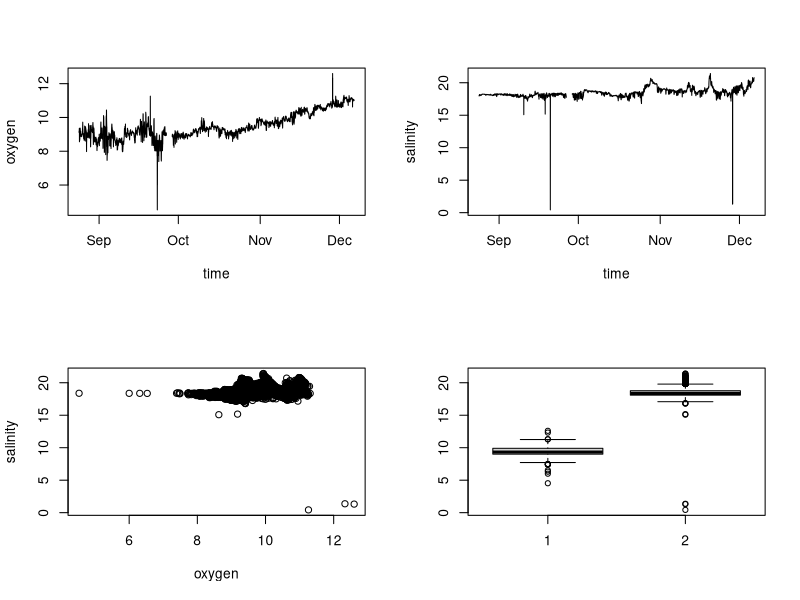
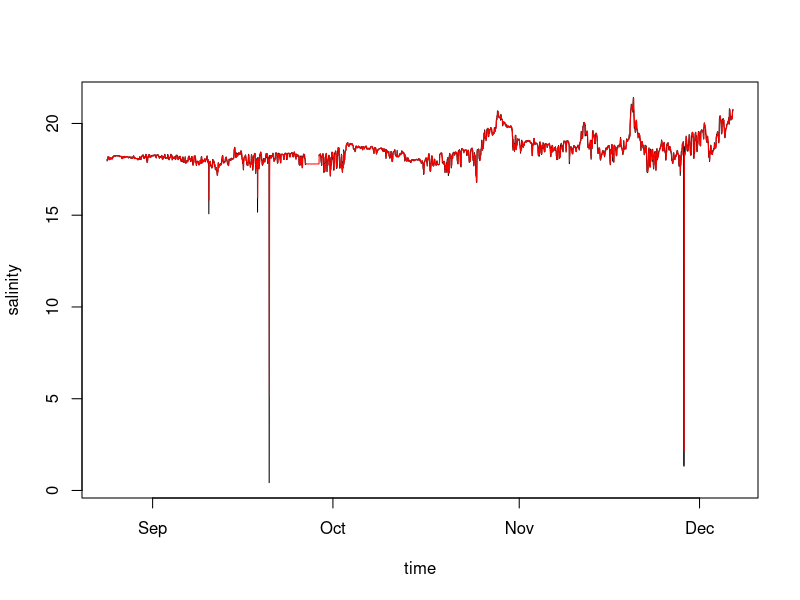
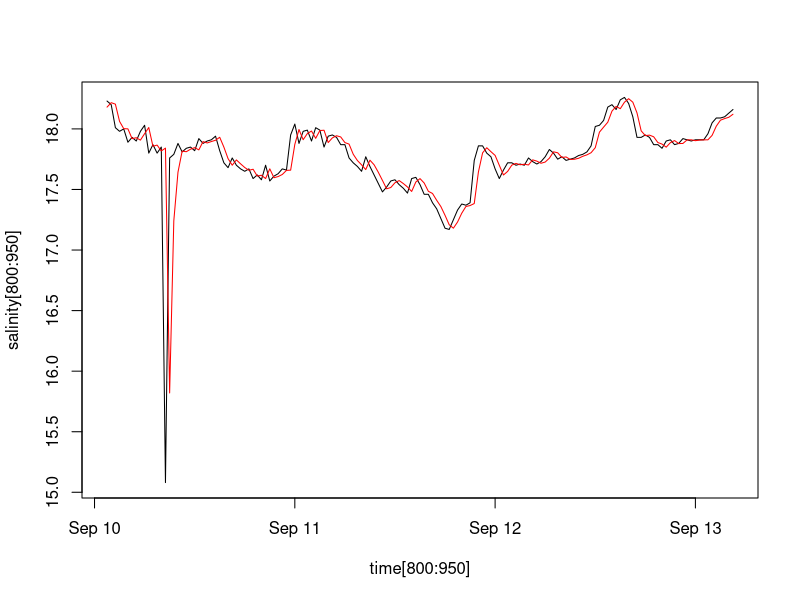
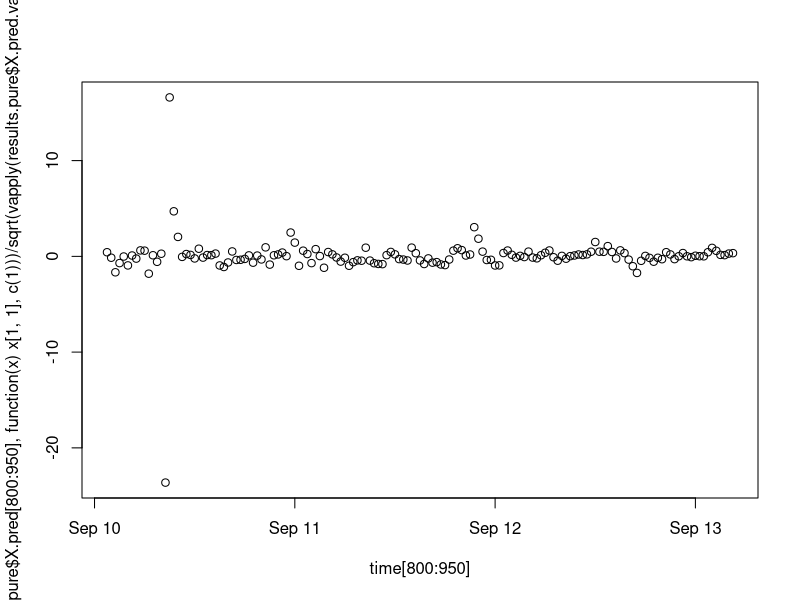
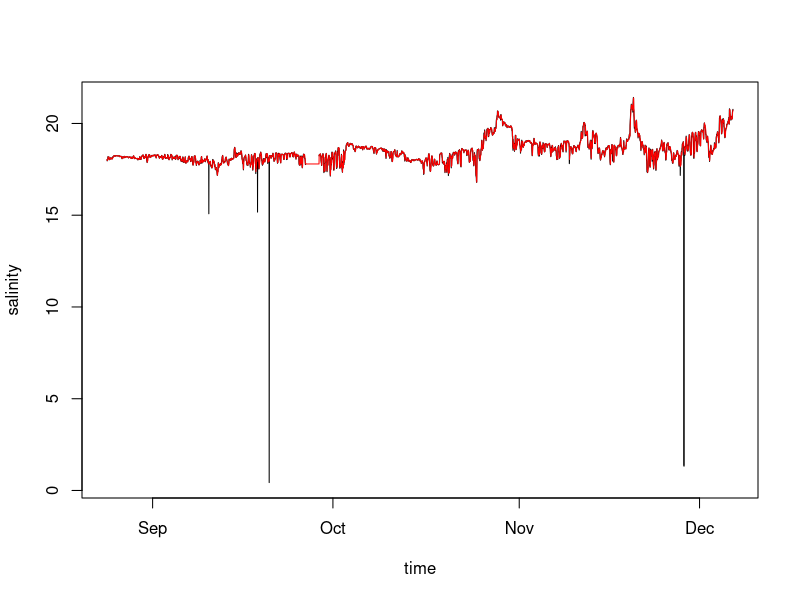
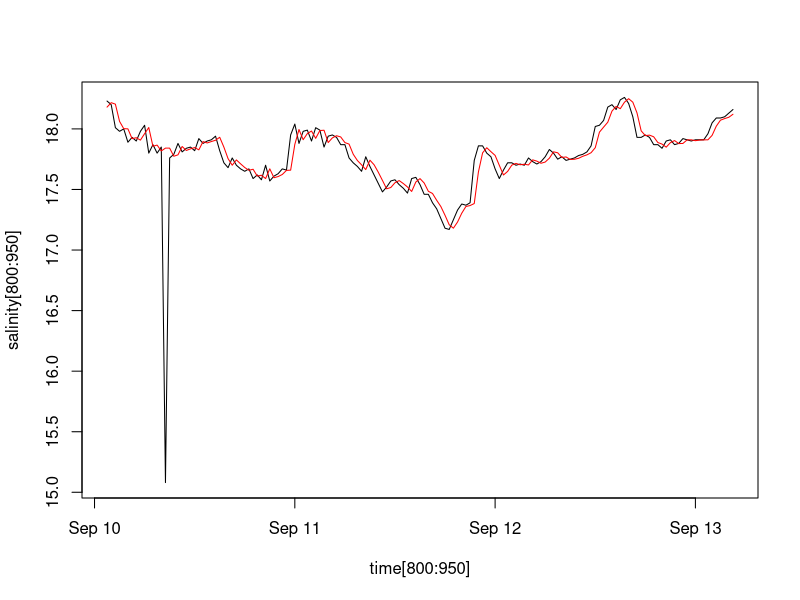
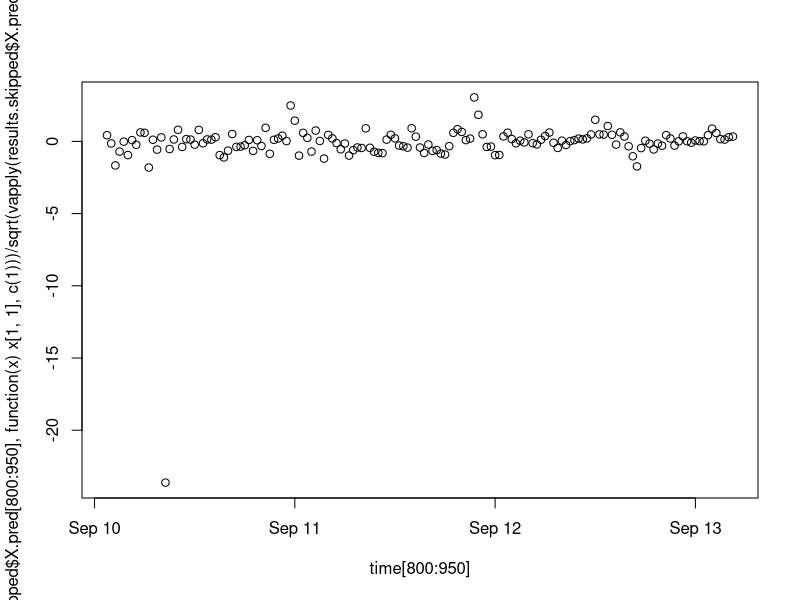
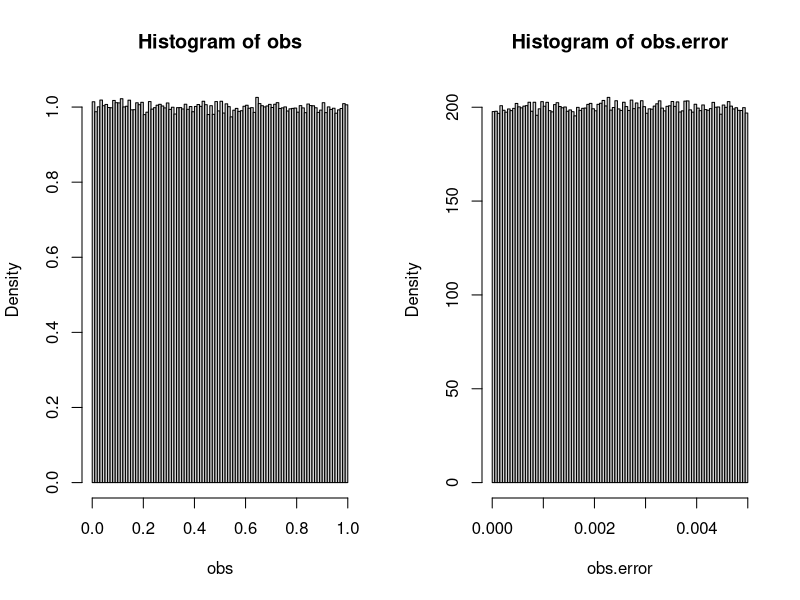

These figures' R source, in order:
## ---- chunk 1
# Disable inclusion of code chunks in the output
knitr::opts_chunk$set(echo = FALSE)
library("stats")
library("dplyr")

set.seed(1337)


# Function to reset the default parameters
par_defaults <- par(no.readonly = TRUE)
par_reset <- function() {
  par(par_defaults)
}
## ---- chunk 2
# Load the data
data <- read.csv("A4_Kulhuse.csv", header = TRUE, sep = ",")
oxygen <- data$ODO
salinity <- data$Sal
time <- as.POSIXct(dplyr::pull(data, DateTime))
time_rel <- as.numeric(as.POSIXct(dplyr::pull(data, DateTime)))
time_rel <- (time_rel - time_rel[1])
time_delta <- mean(diff(time_rel), na.rm = T)
time_rel <- time_rel / time_delta

# Length
n <- length(time_rel)
## ---- chunk 3
par(mfrow = c(2, 2))
plot(time, oxygen, type='l')
plot(time, salinity, type='l')
plot(oxygen, salinity)
boxplot(oxygen, salinity)
## ---- chunk 4
kalman <- function(A, C, X.var, Y.var, X0.pred, X0.pred.var, Y, n.ahead=1, B=NULL, u=NULL, outlier_sd=NULL, verbose=NULL) {
  # NOTE: Implementation is according to theorem 10.2
  #  Assuming stationary dynamics.

  # Initialize state and variance variables
  n <- length(Y) + n.ahead

  X.dim <- dim(X0.pred)[1]
  Y.dim <- dim(C)[1]

  X.recon     <- lapply(1:n, function(x) rep(NA, X.dim))
  X.recon.var <- lapply(1:n, function(x) matrix(NA, nrow = X.dim, ncol = X.dim))
  
  X.pred      <- lapply(1:n, function(x) rep(NA, X.dim))
  X.pred.var  <- lapply(1:n, function(x) matrix(NA, nrow = X.dim, ncol=X.dim))

  Y.pred.var  <- lapply(1:n, function(x) matrix(NA, nrow = Y.dim, ncol = Y.dim))


  # Initialize optional arguments
  if (is.null(u)) {
    u <- matrix(0, nrow = 1, ncol = n)
  }
  if (is.null(B)) {
    B <- matrix(0, nrow = X.dim, ncol = dim(u)[1])
  }


  # Helper functions
  recon.calc <- function(i) {
    # If missing observation, set reconstruction to prediction
    if (i > length(Y) || any(is.na(Y[[i]]))) {
      X.recon[[i]] <<- X.pred[[i]]
      X.recon.var[[i]] <<- X.pred.var[[i]]

      if ("missing" %in% verbose) {
        cat("Missing:", i, "\n")
      }

      return()
    }


    # Mahalanobis distance for outlier detection
    Y.error <- abs(Y[[i]] - C %*% X.pred[[i]])
    Y.error.sd <- sqrt((t(Y.error) %*% solve(Y.pred.var[[i]]) %*% Y.error) / Y.dim)

    # If outlier and outlier_sd is set, set reconstruction to prediction
    if (!is.null(outlier_sd) && (Y.error.sd > outlier_sd)) {
      X.recon[[i]] <<- X.pred[[i]]
      X.recon.var[[i]] <<- X.pred.var[[i]]

      if ("outlier" %in% verbose) {
        cat("Outlier:", i, "Sd:", Y.error.sd, "\n")
      }
    }
    # Else, reconstruct
    else {
      K <- X.pred.var[[i]] %*% t(C) %*% solve(Y.pred.var[[i]])

      X.recon[[i]] <<- X.pred[[i]] + K %*% (Y[[i]] - C %*% X.pred[[i]])
      X.recon.var[[i]] <<- X.pred.var[[i]] - K %*% C %*% X.pred.var[[i]]
    }

  }

  pred.calc <- function(i) {
    X.pred[[i]] <<- A %*% X.recon[[i-1]] + B %*% u[[i-1]]
    X.pred.var[[i]] <<- A %*% X.recon.var[[i-1]] %*% t(A) + X.var
    Y.pred.var[[i]] <<- C %*% X.pred.var[[i]] %*% t(C) + Y.var
  }


  # NOTE: Initial predictions set according to theorem 10.2.
  #  Not setting reconstruction directly as in lecture notes,
  #  as it would not incorporate dynamics and the first observation.
  X.pred[[1]] <- X0.pred
  X.pred.var[[1]] <- X0.pred.var

  Y.pred.var[[1]] <- C %*% X.pred.var[[1]] %*% t(C) + Y.var

  # Initial reconstruction
  recon.calc(1)


  # Kalman filter iterative implementation of recursion
  for (i in 2:n) {
    pred.calc(i)
    recon.calc(i)
  }


  # Return reconstructed and predicted values
  return(list(
    X.recon     = X.recon,
    X.recon.var = X.recon.var,
    X.pred      = X.pred,
    X.pred.var  = X.pred.var,
    Y.pred.var  = Y.pred.var
  ))
}


results.pure <- kalman(
  A=matrix(1, nrow = 1, ncol = 1),
  C=matrix(1, nrow = 1, ncol = 1),
  X.var=matrix(0.01, nrow = 1, ncol = 1),
  Y.var=matrix(0.005, nrow = 1, ncol = 1),
  X0.pred=matrix(salinity[1], nrow = 1, ncol = 1),
  X0.pred.var=matrix(var(salinity, na.rm = T), nrow = 1, ncol = 1),
  Y=lapply(salinity, function(x) x),
  verbose=c("missing")
)

## ---- chunk 5
par_reset()
plot(time, salinity, type = "l")
lines(time, results.pure$X.pred[-(n+1)], col = "red")
## ---- chunk 6
par_reset()
plot(time[800:950], salinity[800:950], type = "l")
lines(time[800:950], results.pure$X.pred[800:950], col = "red")
## ---- chunk 7
par_reset()
plot(time[800:950], (salinity[800:950] - vapply(results.pure$X.pred[800:950], function(x) x[1, 1], c(1))) / sqrt(vapply(results.pure$X.pred.var[800:950], function(x) x[1, 1], c(1))), type = "p")
## ---- chunk 8
print(results.pure$X.pred[[5000]])
print(results.pure$X.recon[[5000]])
print(results.pure$X.recon.var[[5000]])
print(results.pure$X.pred[[5000]])
print(results.pure$X.pred.var[[5000]])
print(results.pure$Y.pred.var[[5000]])
## ---- chunk 9
results.skipped <- kalman(
  A=matrix(1, nrow = 1, ncol = 1),
  C=matrix(1, nrow = 1, ncol = 1),
  X.var=matrix(0.01, nrow = 1, ncol = 1),
  Y.var=matrix(0.005, nrow = 1, ncol = 1),
  X0.pred=matrix(salinity[1], nrow = 1, ncol = 1),
  X0.pred.var=matrix(var(salinity, na.rm = T), nrow = 1, ncol = 1),
  Y=lapply(salinity, function(x) x),
  outlier_sd=6,
  verbose=c("outlier")
)
## ---- chunk 10
par_reset()
plot(time, salinity, type = "l")
lines(time, results.skipped$X.pred[-(n+1)], col = "red")
## ---- chunk 11
par_reset()
plot(time[800:950], salinity[800:950], type = "l")
lines(time[800:950], results.skipped$X.pred[800:950], col = "red")
## ---- chunk 12
par_reset()
plot(time[800:950], (salinity[800:950] - vapply(results.skipped$X.pred[800:950], function(x) x[1, 1], c(1))) / sqrt(vapply(results.skipped$X.pred.var[800:950], function(x) x[1, 1], c(1))), type = "p")
## ---- chunk 13
print(results.skipped$X.pred[[5000]])
print(results.skipped$X.recon[[5000]])
print(results.skipped$X.recon.var[[5000]])
print(results.skipped$X.pred[[5000]])
print(results.skipped$X.pred.var[[5000]])
print(results.skipped$Y.pred.var[[5000]])
## ---- chunk 14
obs <- runif(1000000)
obs.round <- round(obs, 2)
obs.error <- abs(obs - obs.round)

par(mfrow = c(1, 2))
hist(obs, breaks = 100, freq=F)
hist(obs.error, breaks = 100, freq=F)
## ---- chunk 15
log.likelihood <- function(vars) {
  # WARN: Assuming no observations are missing
  A <- matrix(1, nrow = 1, ncol = 1)
  C <- matrix(1, nrow = 1, ncol = 1)
  Y.var <- matrix(vars[2], nrow = 1, ncol = 1)

  results <- kalman(
    A = A,
    C = C,
    X.var = matrix(vars[1], nrow = 1, ncol = 1),
    Y.var = Y.var,
    X0.pred = matrix(salinity[1], nrow = 1, ncol = 1),
    X0.pred.var = matrix(var(salinity, na.rm = T), nrow = 1, ncol = 1),
    Y = lapply(salinity[1:800], function(x) x)
  )

  R <- lapply(results$X.pred.var, function(x) C %*% x %*% t(C) + Y.var)
  error <- lapply(1:800, function(i) salinity[i] - C %*% A %*% results$X.pred[[i]])
  # NOTE: Swapped sign to maximize via optim, which minimizes
  return(sum(vapply(1:800, function(i) log(det(R[[i]])) + t(error[[i]]) %*% solve(R[[i]]) %*% error[[i]], c(1))))
}

print(nlminb(c(0.01, 0.005), log.likelihood, lower=c(1e-10, 0.000000), upper=c(0.5, 0.5)))
## ---- chunk 16
log.likelihood <- Vectorize(function(X.var, Y.var) {
  # WARN: Assuming no observations are missing
  A <- matrix(1, nrow = 1, ncol = 1)
  C <- matrix(1, nrow = 1, ncol = 1)
  Y.var <- matrix(Y.var, nrow = 1, ncol = 1)

  results <- kalman(
    A = A,
    C = C,
    X.var = matrix(X.var, nrow = 1, ncol = 1),
    Y.var = Y.var,
    X0.pred = matrix(salinity[1], nrow = 1, ncol = 1),
    X0.pred.var = matrix(var(salinity, na.rm = T), nrow = 1, ncol = 1),
    Y = lapply(salinity[1:800], function(x) x)
  )

  R <- lapply(results$X.pred.var, function(x) C %*% x %*% t(C) + Y.var)
  error <- lapply(1:800, function(i) salinity[i] - C %*% A %*% results$X.pred[[i]])
  return(-sum(vapply(1:800, function(i) log(det(R[[i]])) + t(error[[i]]) %*% solve(R[[i]]) %*% error[[i]], c(1))))
})

par_reset()
X.vars <- seq(1e-3, 5e-3, by = 0.001)
Y.vars <- seq(0.000, 0.01, by=0.001)
persp(X.vars, Y.vars, outer(X.vars, Y.vars, log.likelihood), theta = 45, phi = 30, expand = 0.5, col = "lightblue")
## ---- chunk 17
results.optimal <- kalman(
  A=matrix(1, nrow = 1, ncol = 1),
  C=matrix(1, nrow = 1, ncol = 1),
  X.var=matrix(0.001886608, nrow = 1, ncol = 1),
  Y.var=matrix(0.000, nrow = 1, ncol = 1),
  X0.pred=matrix(salinity[1], nrow = 1, ncol = 1),
  X0.pred.var=matrix(var(salinity, na.rm = T), nrow = 1, ncol = 1),
  Y=lapply(salinity, function(x) x),
  # outlier_sd = 6,
  # verbose = c("outlier")
)
## ---- chunk 18
par_reset()
plot(time, salinity, type = "l")
lines(time, results.optimal$X.pred[-(n+1)], col = "red")
## ---- chunk 19
par_reset()
plot(time[800:950], salinity[800:950], type = "l")
lines(time[800:950], results.optimal$X.pred[800:950], col = "red")
## ---- chunk 20
par_reset()
plot(time[800:950], (salinity[800:950] - vapply(results.optimal$X.pred[800:950], function(x) x[1, 1], c(1))) / sqrt(vapply(results.optimal$X.pred.var[800:950], function(x) x[1, 1], c(1))), type = "p")
## ---- chunk 21
print(results.optimal$X.pred[[5000]])
print(results.optimal$X.recon[[5000]])
print(results.optimal$X.recon.var[[5000]])
print(results.optimal$X.pred[[5000]])
print(results.optimal$X.pred.var[[5000]])
print(results.optimal$Y.pred.var[[5000]])
## ---- chunk 22

